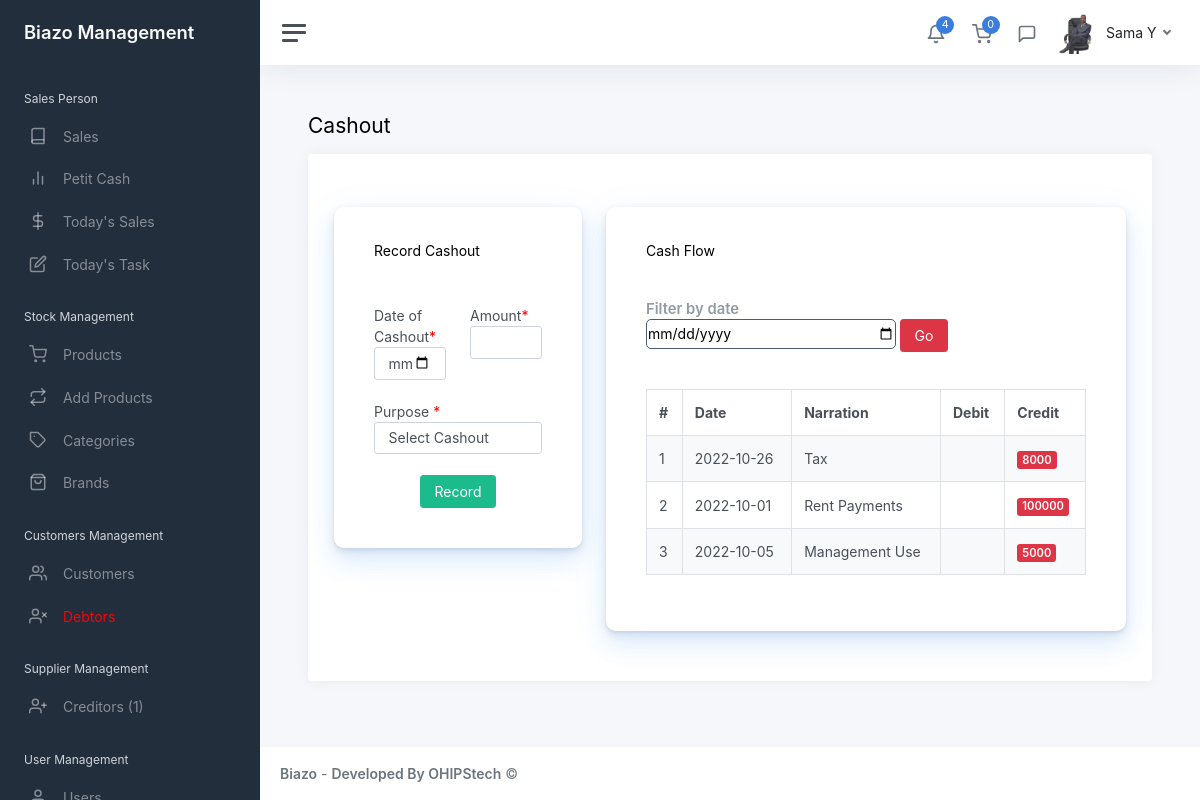
The page /admin/cashout.php (signed in) on the database its author committed.
### tables this page shows
CREATE TABLE `users` (
  `id` int(11) NOT NULL,
  `member_name` varchar(255) NOT NULL,
  `position` varchar(255) NOT NULL,
  `dob` date NOT NULL,
  `country` varchar(255) NOT NULL,
  `gender` varchar(255) NOT NULL,
  `address` varchar(255) NOT NULL,
  `hobbies` varchar(255) NOT NULL,
  `id_no` varchar(255) NOT NULL,
  `start_date` varchar(255) NOT NULL,
  `code` varchar(20) NOT NULL,
  `phone` varchar(20) NOT NULL,
  `image` mediumblob NOT NULL,
  `employee_id` mediumblob NOT NULL,
  `employee_application` varchar(255) NOT NULL,
  `surety_name` varchar(255) NOT NULL,
  `surety_occupation` varchar(255) NOT NULL,
  `surety_phone` varchar(50) NOT NULL,
  `surety_id` varchar(255) NOT NULL,
  `surety_relationship` varchar(50) NOT NULL,
  `surety_address` varchar(50) NOT NULL,
  `surety_agreement` varchar(50) NOT NULL,
  `username` varchar(100) NOT NULL,
  `password` varchar(255) NOT NULL,
  `other` varchar(255) NOT NULL,
  `isUser` int(255) NOT NULL
);

CREATE TABLE `cashout` (
  `id` int(11) NOT NULL,
  `exp_date` varchar(255) NOT NULL,
  `exp_amount` varchar(255) NOT NULL,
  `exp_description` varchar(255) NOT NULL,
  `is_debit` int(11) NOT NULL,
  `is_credit` int(11) NOT NULL
);

### admin/cashout.php (the view, shortened to what this page needs)
<?php
    include "includes/head.php";
    include "includes/sidebar.php";
    include 'database/config2.php';
	if($_GET['filter'] > 0){
		$get_date = $_GET['filter'];
		$memquery = "SELECT * FROM cashout WHERE exp_date = '$get_date'";
		$memstmt = $conn->prepare($memquery);
		$memstmt->execute();
		$memnum = $memstmt->rowCount();
	}else{
		$memquery = "SELECT * FROM cashout";
		$memstmt = $conn->prepare($memquery);
		$memstmt->execute();
	}
?>
<main class="content">
	<div class="container-fluid p-0">
		<div class="row">
			<div class="col col-md-4">
				<h1 class="h3 mb-3">Cashout</h1>
			</div>
			<div class="col col-md-4">
			</div>
			<div class="col col-md-4">
			</div>
		</div>
		<div class="row">
			<div class="col-12">
				<div class="card">
					<div class="card-header">
					</div>
					<div class="card-body">
						<div class="container-fluid">
							<div class="row">
								<div class="col col-md-4">
									<div class="homeCard">
										<div class="card-content">
											<div class="card-header"><h5><i class="fas fa-list"></i> Record Cashout</h5></div>
											<div class="card-body">
												<form action="includes/server.php" method="POST">
                                                    <div class="row">
                                                        <div class="col col-md-6">
                                                            <label for="exp_date">Date of Cashout<span style="color:red">*</span></label>
                                                            <input type="date" name="exp_date" class="form-control" required>
                                                        </div>
                                                        <div class="col col-md-6">
                                                            <label for="exp_amount">Amount<span style="color:red">*</span></label>
                                                            <input type="number" name="exp_amount" class="form-control" required>
                                                        </div>
                                                    </div>
                                                    <br>
													<div class="row">
														<div class="col col-sm-12">
                                                            <label for="exp_description">Purpose <span style="color:red">*</span></label>
                                                            <select name="exp_description" id="" class="form-control">
                                                                <option selected disabled>Select Cashout</option>
                                                            </select>
														</div>
													</div>
													<br>
													<div class="text-center">
														<button name="cashout" type="submit" class="btn btn-success">Record</button>
													</div>
												</form>
											</div>
										</div>
									</div>
								</div>
								<div class="col col-md-8">
									<div class="homeCard">
										<div class="card-content">
											<div class="card-header"><h5>Cash Flow</h5></div>
												<div class="card-header">
													<h5 class="card-title mb-0">Filter by date</h5>
													<form action="#" method="GET">
														<input name="filter" type="date" style="border-radius:5px; border:1px solid #4d5b6c; width:250px; height:30px">
														<button type="submit" class="btn btn-danger">Go</button>
													</form>
												</div>
											<div class="card-body">
												<table id="table" class="table table-bordered table-striped">
													<thead>
														<tr>
															<th scope="col">#</th>
															<th scope="col">Date</th>
															<th scope="col">Narration</th>
															<th scope="col">Debit</th>
															<th scope="col">Credit</th>
														</tr>
													</thead>
													<tbody>
														<?php
															while($memrow = $memstmt->fetch(PDO::FETCH_ASSOC)){
																echo "
																	<tr>
																		<td>{$memrow['id']}</td>
																		<td>{$memrow['exp_date']}</td>
																		<td>{$memrow['exp_description']}</td>
																		<td>";
																echo   "</td>
																		<td>";
																			if($memrow['is_credit'] == 1){
																				echo "<span class='badge bg-danger'>{$memrow['exp_amount']}</span>";
																			}
																echo	"</td>
																	</tr>
																";
															}
														?>
													</tbody>
												</table>
											</div>
										</div>
									</div>
								</div>
							</div>
						</div>
					</div>
				</div>
			</div>
		</div>
	</div>
</main>
<?php
	include "includes/footer.php";
?>

### admin/includes/sidebar.php (shortened to what this page needs)
<?php
include 'database/config.php';
$user = $_SESSION['username'];
$query = "SELECT * from users WHERE username = '$user' LIMIT 1";
$result = mysqli_query($conn, $query);
$row = mysqli_fetch_assoc($result);
?>
<div class="wrapper">
		<nav id="sidebar" class="sidebar js-sidebar">
			<div class="sidebar-content js-simplebar">
				<a class="sidebar-brand" href="index.php">
					<span class="align-middle">Biazo Management</span>
				</a>
				<ul class="sidebar-nav">
					<li class="sidebar-header">
						Sales Person
					</li>
					<li class="sidebar-item">
						<a class="sidebar-link" href="index.php?salesresult=">
							<i class="align-middle" data-feather="book"></i> <span class="align-middle">Sales</span>
						</a>
					</li>
					<li class="sidebar-item">
						<a class="sidebar-link" href="petit_cash.php?salesresult=">
							<i class="align-middle" data-feather="bar-chart-2"></i> <span class="align-middle">Petit Cash</span>
						</a>
					</li>
					<li class="sidebar-item">
						<a class="sidebar-link" href="today_sales.php">
							<i class="align-middle" data-feather="dollar-sign"></i> <span class="align-middle">Today's Sales</span>
						</a>
					</li>
					<li class="sidebar-item">
						<a class="sidebar-link" href="todays_task.php">
							<i class="align-middle" data-feather="edit"></i> <span class="align-middle">Today's Task</span>
						</a>
					</li>
					<li class="sidebar-header">
						Stock Management
					</li>
					<li class="sidebar-item">
						<a class="sidebar-link" href="products.php">
							<i class="align-middle" data-feather="shopping-cart"></i> <span class="align-middle">Products</span>
						</a>
					</li>
					<li class="sidebar-item">
						<a class="sidebar-link" href="add_prd.php">
							<i class="align-middle" data-feather="repeat"></i> <span class="align-middle">Add Products</span>
						</a>
					</li>
					<li class="sidebar-item">
						<a class="sidebar-link" href="add_cat.php?result=">
							<i class="align-middle" data-feather="tag"></i> <span class="align-middle">Categories</span>
						</a>
					</li>
					<li class="sidebar-item">
						<a class="sidebar-link" href="add_brands.php?result=">
							<i class="align-middle" data-feather="shopping-bag"></i> <span class="align-middle">Brands</span>
						</a>
					</li>
					<li class="sidebar-header">
						Customers Management
					</li>
					<li class="sidebar-item">
						<a class="sidebar-link" href="customers.php?registration">
							<i class="align-middle" data-feather="users"></i> <span class="align-middle">Customers</span>
						</a>
					</li>
					<?php
						 include 'database/config2.php';
						 $id_query = "SELECT * FROM debtors";
						 $id_stm = $conn->prepare($id_query);
						 $id_stm->execute();
						 $id_D = $id_stm->fetch(PDO::FETCH_ASSOC);
						 $D_H = $id_D['debtor_id'];
					?>
					<li class="sidebar-item">
						<a class="sidebar-link" style="color:red" href="debtors.php?id=<?php echo $D_H;?>">
							<i class="align-middle" data-feather="user-x"></i> <span class="align-middle">Debtors</span>
						</a>
					</li>
					<li class="sidebar-header">
						Supplier Management
					</li>
					<li class="sidebar-item">
						<?php
						$mm = "SELECT * FROM creditors WHERE balance > 0";
						$aa = $conn->prepare($mm);
						$aa->execute();
						$aacount = $aa->rowCount();
						?>
						<a class="sidebar-link" href="add_spply.php">
							<i class="align-middle" data-feather="user-plus"></i> <span class="align-middle">Creditors (<?php echo $aacount; ?>)</span>
						</a>
					</li>
					<li class="sidebar-header">
						User Management
					</li>
					<li class="sidebar-item">
						<a class="sidebar-link" href="users.php">
							<i class="align-middle" data-feather="user"></i> <span class="align-middle">Users</span>
						</a>
					</li>
				</ul>
			</div>
		</nav>
		<div class="main">
			<nav class="navbar navbar-expand navbar-light navbar-bg">
				<a class="sidebar-toggle js-sidebar-toggle">
					<i class="hamburger align-self-center"></i>
				</a>
				<div class="navbar-collapse collapse">
					<ul class="navbar-nav navbar-align">
						<li class="nav-item dropdown">
							<a class="nav-icon dropdown-toggle" href="#" id="alertsDropdown" data-bs-toggle="dropdown">
								<div class="position-relative">
									<i class="align-middle" data-feather="bell"></i>
									<span class="indicator">4</span>
								</div>
							</a>
						</li>
						<?php
						include 'database/config2.php';
						$studentdbq = "SELECT * FROM products WHERE is_cart = 1";
						$statement2 = $conn->prepare($studentdbq);
						$statement2->execute();
						$carcount = $statement2->rowCount();
						?>
						<li class="nav-item dropdown">
							<a class="nav-icon dropdown-toggle" href="#" id="alertsDropdown" data-bs-toggle="dropdown">
								<div class="position-relative">
									<i class="align-middle" data-feather="shopping-cart"></i>
									<span class="indicator"><?php echo $carcount; ?></span>
								</div>
							</a>
						</li>
						<li class="nav-item dropdown">
							<a class="nav-icon dropdown-toggle" href="#" id="messagesDropdown" data-bs-toggle="dropdown">
								<div class="position-relative">
									<i class="align-middle" data-feather="message-square"></i>
								</div>
							</a>
						</li>
						<li class="nav-item dropdown">
							<a class="nav-link dropdown-toggle d-none d-sm-inline-block" href="#" data-bs-toggle="dropdown">
								<img src="img/employee/<?php echo $row['image']?>" class="avatar img-fluid rounded me-1" alt="Charles Hall" /> <span class="text-dark"><?php echo $row['member_name']?></span>
							</a>
						</li>
					</ul>
				</div>
			</nav>

### admin/css/custom.css (style rules this page uses)
.homeCard { background-color: #fff; border-radius: 10px; border: none; position: relative; margin-bottom: 30px; box-shadow: 0 0.46875rem 2.1875rem rgb(45 136 239 / 10%), 0 0.9375rem 1.40625rem rgb(71 157 255 / 10%), 0 0.25rem 0.53125rem rgb(90 97 105 / 12%), 0 0.125rem 0.1875rem rgb(90 97 105 / 10%); padding: 20px; }

### rows shown on the page
users: image (picture), member_name "Sama Y"
cashout: id "1", exp_date "2022-10-26", exp_description "Tax", exp_amount "8000"
cashout: id "2", exp_date "2022-10-01", exp_description "Rent Payments", exp_amount "100000"
cashout: id "3", exp_date "2022-10-05", exp_description "Management Use", exp_amount "5000"

### other values the page prints
$aacount "1"
$carcount "0"
